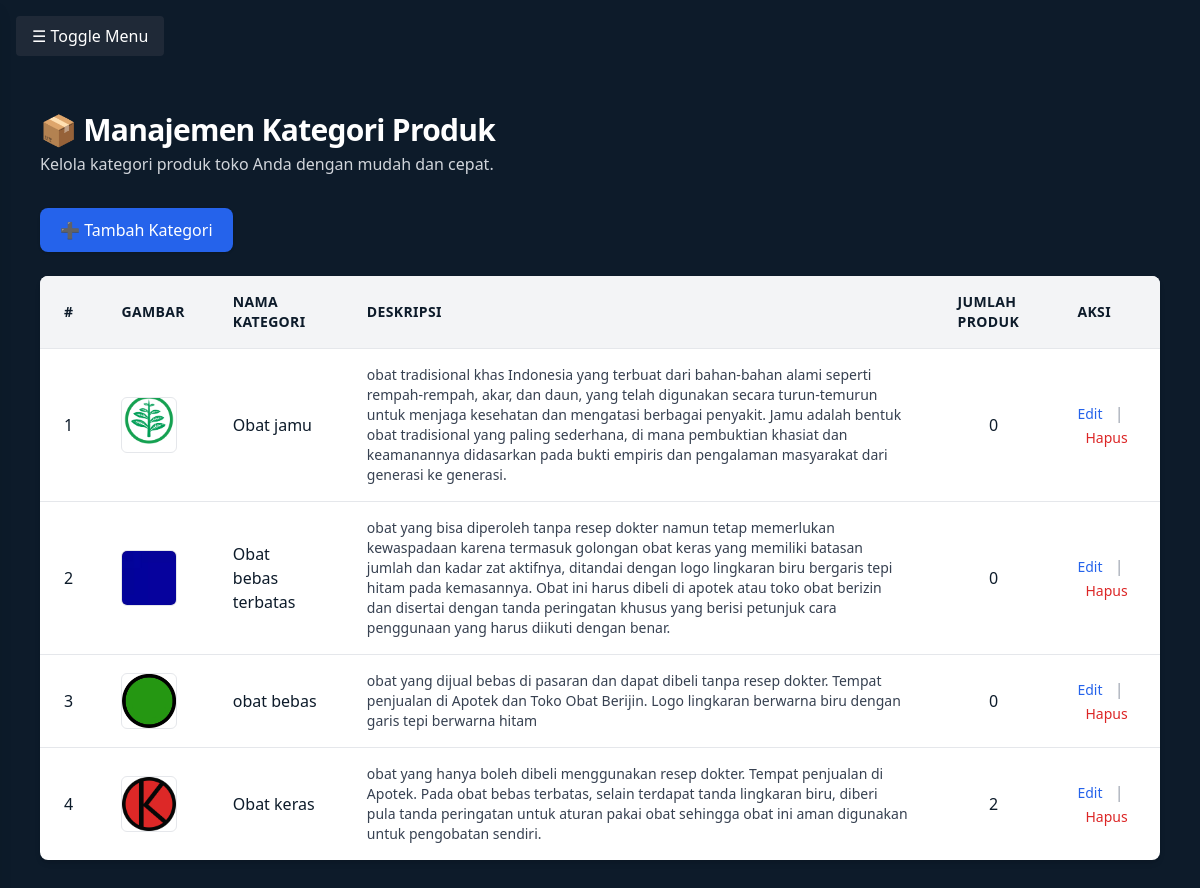
/superadmin/kategori.php (signed in), run on the app's committed database.
### tables this page shows
CREATE TABLE `kategori` (
  `id` int(11) NOT NULL,
  `gambar` varchar(255) DEFAULT NULL,
  `nama_kategori` varchar(50) DEFAULT NULL,
  `keterangan` text DEFAULT NULL,
  `jumlah_produk` int(11) DEFAULT 0,
  `created_by` int(11) DEFAULT NULL,
  `updated_by` int(11) DEFAULT NULL
);

### includes/kategori/functions.php (called while the page is built, shortened)
<?php
function getAllKategori($conn) {
    return $conn->query("SELECT * FROM kategori ORDER BY id DESC");
}

### superadmin/kategori.php (the view, shortened to what this page needs)
<?php
include '../config/config.php';
include '../includes/header.php';
include '../includes/navbar.php';
include '../includes/kategori/functions.php';
$kategori = getAllKategori($conn);
?>
<!DOCTYPE html>
<html lang="id">
<head>
    <script src="https://cdn.tailwindcss.com"></script>
</head>
<body class="bg-[#0d1b2a] text-white min-h-screen font-sans">
    <div class="max-w-7xl mx-auto px-6 py-10">
        <div class="mb-8">
            <h1 class="text-3xl font-bold tracking-tight">📦 Manajemen Kategori Produk</h1>
            <p class="text-gray-300 mt-1">Kelola kategori produk toko Anda dengan mudah dan cepat.</p>
        </div>
        <div class="mb-6">
            <a href="../includes/kategori/tambah.php" class="inline-flex items-center gap-2 bg-blue-600 hover:bg-blue-700 text-white px-5 py-2.5 rounded-lg shadow transition duration-200">
                ➕ Tambah Kategori
            </a>
        </div>
        <div class="overflow-x-auto bg-white rounded-lg shadow-md">
            <table class="min-w-full divide-y divide-gray-200 text-[#0d1b2a]">
                <thead class="bg-gray-100 text-sm font-semibold uppercase tracking-wide">
                    <tr>
                        <th class="px-6 py-4 text-left">#</th>
                        <th class="px-6 py-4 text-left">Gambar</th>
                        <th class="px-6 py-4 text-left">Nama Kategori</th>
                        <th class="px-6 py-4 text-left">Deskripsi</th>
                        <th class="px-6 py-4 text-left">Jumlah Produk</th>
                        <th class="px-6 py-4 text-left">Aksi</th>
                    </tr>
                </thead>
                <tbody class="divide-y divide-gray-200">
                    <?php $no = 1; while ($row = $kategori->fetch_assoc()): ?>
                    <tr class="hover:bg-gray-50 transition duration-150">
                        <td class="px-6 py-4"><?= $no++ ?></td>
                        <td class="px-6 py-4">
                            <?php if (!empty($row['gambar'])): ?>
                                <img src="../assets/img/kategori/<?= $row['gambar'] ?>" alt="Gambar Kategori" class="w-14 h-14 object-cover rounded-md border border-gray-200">
                            <?php else: ?>
                                <span class="text-sm italic text-gray-500">Tidak ada gambar</span>
                            <?php endif; ?>
                        </td>
                        <td class="px-6 py-4 font-medium"><?= htmlspecialchars($row['nama_kategori']) ?></td>
                        <td class="px-6 py-4 text-sm text-gray-700"><?= nl2br(htmlspecialchars($row['keterangan'])) ?></td>
                        <td class="px-6 py-4 text-center"><?= (int)$row['jumlah_produk'] ?></td>
                        <td class="px-6 py-4 space-x-2">
                            <a href="../includes/kategori/edit.php?id=<?= $row['id'] ?>" class="text-blue-600 hover:underline text-sm">Edit</a>
                            <span class="text-gray-400">|</span>
                            <a href="../includes/kategori/hapus.php?id=<?= $row['id'] ?>" class="text-red-600 hover:underline text-sm" onclick="return confirm('Hapus kategori ini?')">Hapus</a>
                        </td>
                    </tr>
                    <?php endwhile; ?>
                </tbody>
            </table>
        </div>
    </div>
</body>
</html>

### data on the page
kategori: gambar (picture), nama_kategori "Obat jamu", keterangan "obat tradisional khas Indonesia yang terbuat dari bahan-bahan alami seperti rempah-rempah, akar, dan daun, yang telah digunakan secara turun-temurun untuk menjaga kesehatan dan mengatasi berbagai penyakit. Jamu adalah bentuk obat tradisional yang paling sederhana, di mana pembuktian khasiat dan keamanannya didasarkan pada bukti empiris dan pengalaman masyarakat dari generasi ke generasi.", jumlah_produk "0"
kategori: gambar (picture), nama_kategori "Obat bebas terbatas", keterangan "obat yang bisa diperoleh tanpa resep dokter namun tetap memerlukan kewaspadaan karena termasuk golongan obat keras yang memiliki batasan jumlah dan kadar zat aktifnya, ditandai dengan logo lingkaran biru bergaris tepi hitam pada kemasannya. Obat ini harus dibeli di apotek atau toko obat berizin dan disertai dengan tanda peringatan khusus yang berisi petunjuk cara penggunaan yang harus diikuti dengan benar.", jumlah_produk "0"
kategori: gambar (picture), nama_kategori "obat bebas", keterangan "obat yang dijual bebas di pasaran dan dapat dibeli tanpa resep dokter. Tempat penjualan di Apotek dan Toko Obat Berijin. Logo lingkaran berwarna biru dengan garis tepi berwarna hitam", jumlah_produk "0"
kategori: gambar (picture), nama_kategori "Obat keras", keterangan "obat yang hanya boleh dibeli menggunakan resep dokter. Tempat penjualan di Apotek. Pada obat bebas terbatas, selain terdapat tanda lingkaran biru, diberi pula tanda peringatan untuk aturan pakai obat sehingga obat ini aman digunakan untuk pengobatan sendiri.", jumlah_produk "2"
